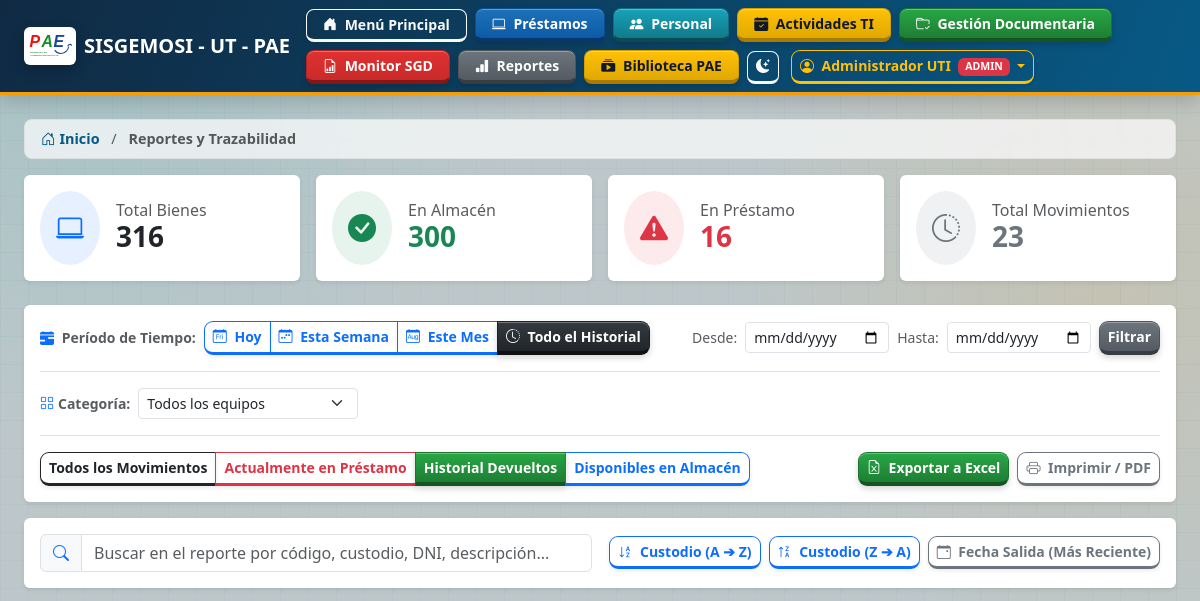
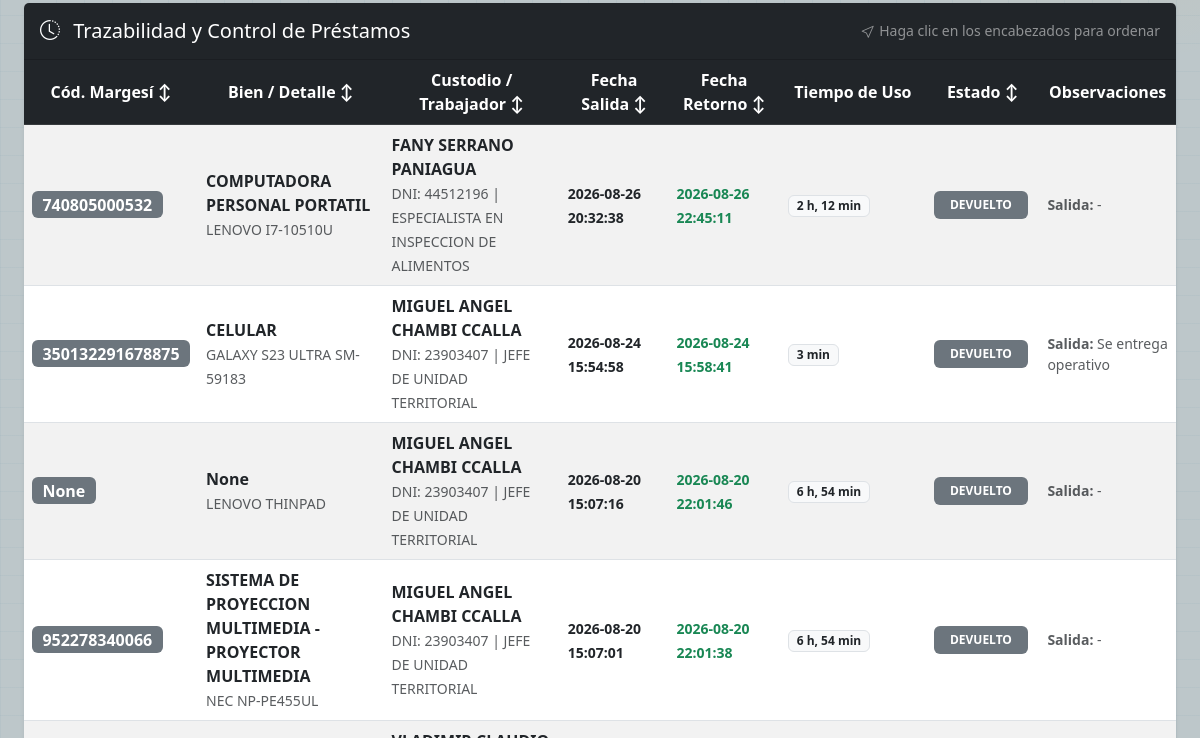
The app's page /reportes?categoria=TODAS&estado=DEVUELTOS&periodo=TODOS&desde=&hasta= (signed in, upper part), older data (2 pictures, top to bottom).
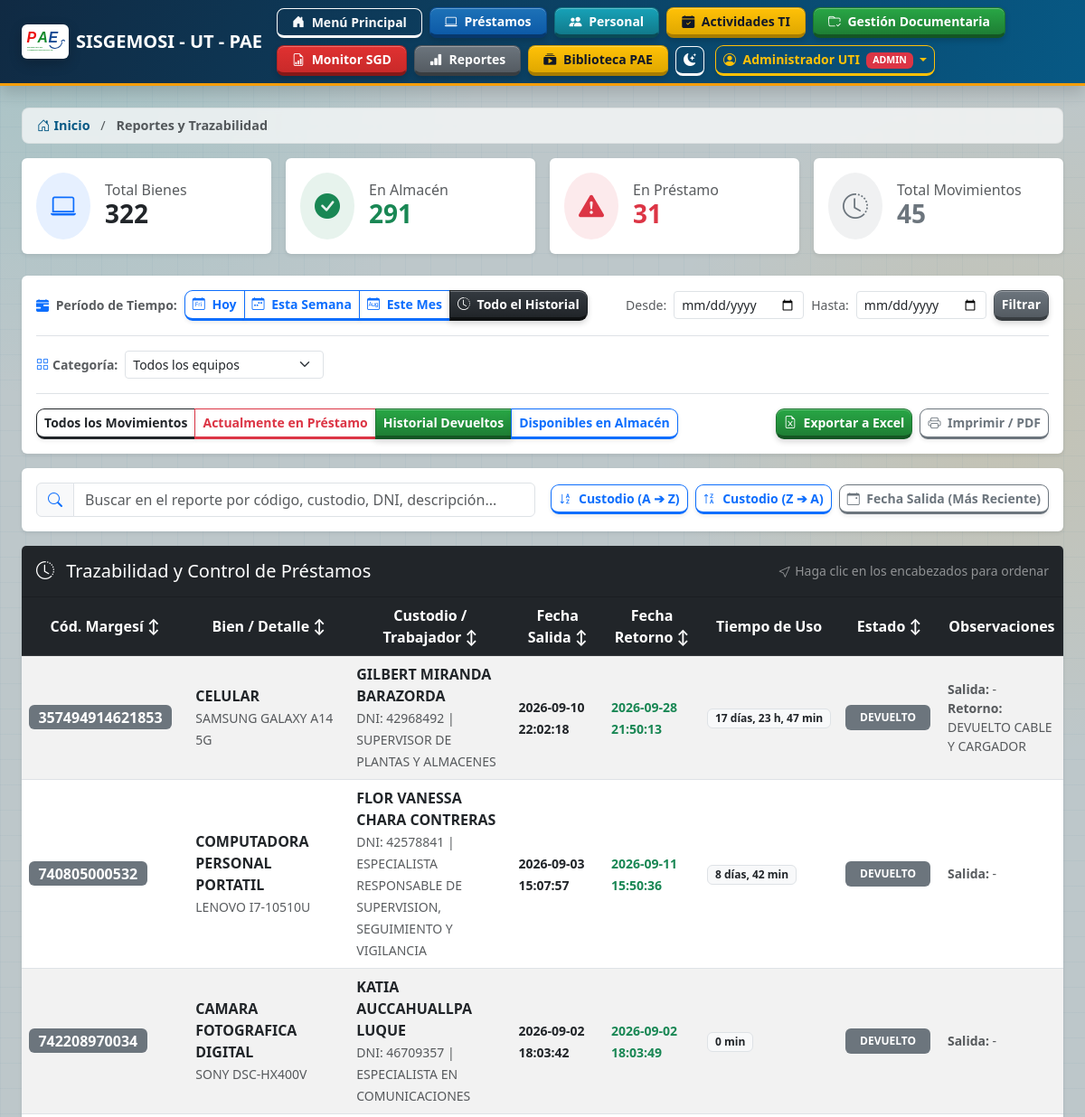
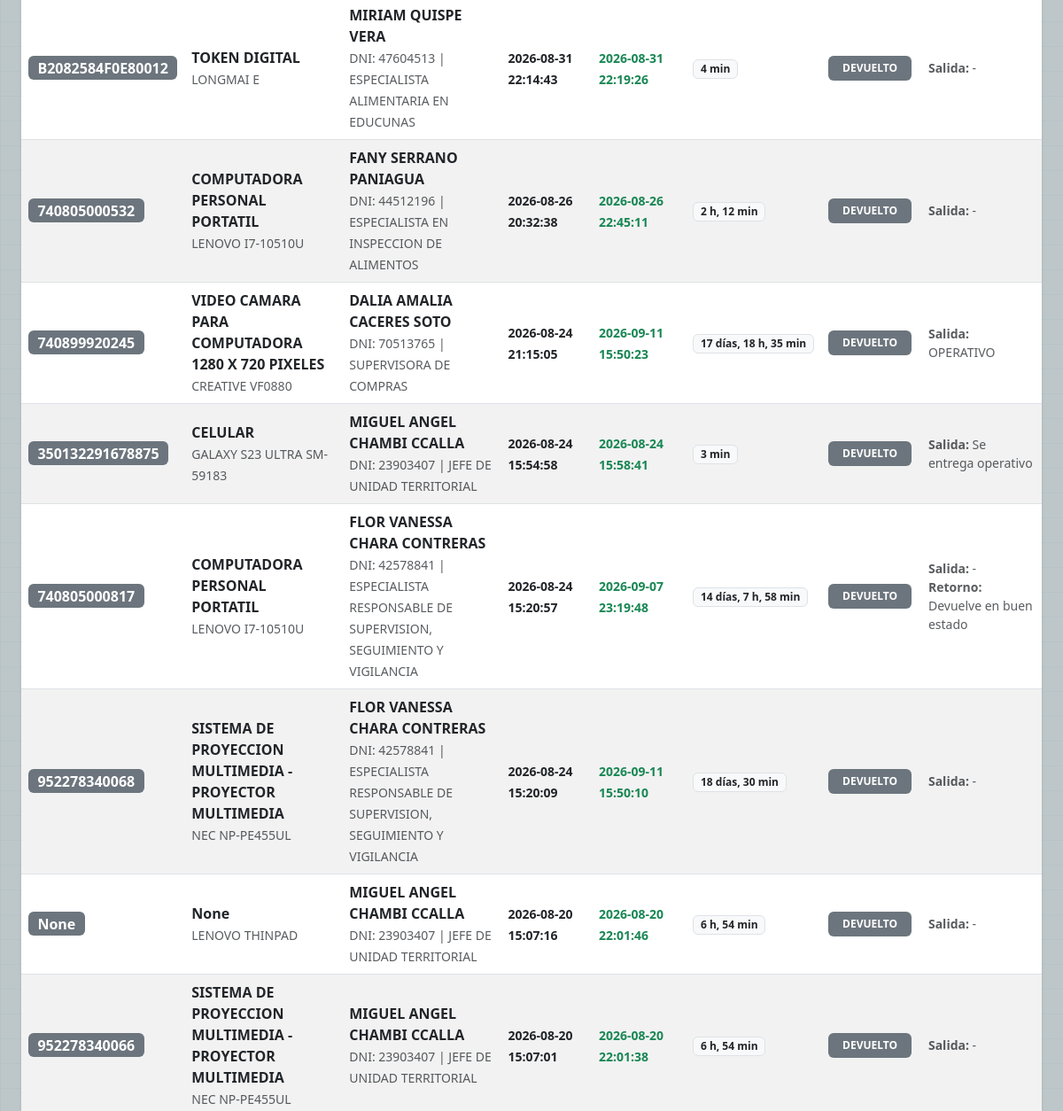
The same page, newer data (2 pictures, top to bottom).
### tables this page shows
CREATE TABLE prestamos (
        id INTEGER PRIMARY KEY AUTOINCREMENT,
        equipo_id INTEGER NOT NULL,
        trabajador_id INTEGER NOT NULL,
        fecha_prestamo DATETIME DEFAULT CURRENT_TIMESTAMP,
        fecha_devolucion DATETIME NULL,
        estado TEXT DEFAULT 'ACTIVO',
        observaciones_entrega TEXT,
        observaciones_devolucion TEXT,
        archivo_acta_entrega TEXT,
        archivo_acta_recepcion TEXT,
        FOREIGN KEY (equipo_id) REFERENCES equipos (id),
        FOREIGN KEY (trabajador_id) REFERENCES trabajadores (id)
    );

CREATE TABLE equipos (
        id INTEGER PRIMARY KEY AUTOINCREMENT,
        codigo_interno TEXT UNIQUE NOT NULL,
        tipo_equipo TEXT NOT NULL,
        marca TEXT,
        modelo TEXT,
        numero_serie TEXT,
        imei_1 TEXT,
        imei_2 TEXT,
        numero_linea TEXT,
        accesorios TEXT,
        estado TEXT DEFAULT 'EN ALMACEN'
    , categoria TEXT DEFAULT 'INFORMATICOS', codigo_margesi TEXT, descripcion TEXT, serie_medidas TEXT, estado_conservacion TEXT DEFAULT 'BUENO', color TEXT, sede TEXT DEFAULT 'ABANCAY', valor_inicial TEXT, valor_neto TEXT, observaciones TEXT, celular_institucional TEXT, nivel_ubicacion TEXT, ambiente_ubicacion TEXT);

CREATE TABLE trabajadores (
        id INTEGER PRIMARY KEY AUTOINCREMENT,
        dni TEXT UNIQUE NOT NULL,
        nombres TEXT,
        apellido_paterno TEXT,
        apellido_materno TEXT,
        cargo TEXT,
        correo_personal TEXT,
        correo_institucional TEXT,
        tipo_contrato TEXT,
        telefono TEXT,
        fecha_nacimiento TEXT
    , celular_institucional TEXT, activo INTEGER NOT NULL DEFAULT 1);

### app.py (the view)
@app.route("/reportes")
@permiso_requerido("reportes", "ver")
@login_required
def ver_reportes():
    filtro_estado = request.args.get("estado", "TODOS")
    categoria = request.args.get("categoria", "TODAS").upper()
    if categoria not in ["TODAS", "MOVILES", "TOKENS", "INFORMATICOS", "MOBILIARIO"]:
        categoria = "TODAS"
    periodo = request.args.get("periodo", "TODOS").upper()
    f_desde = request.args.get("desde", "")
    f_hasta = request.args.get("hasta", "")
    conn = get_db()
    cursor = conn.cursor()
    categoria_where = "" if categoria == "TODAS" else " AND categoria = ?"
    categoria_param = [] if categoria == "TODAS" else [categoria]
    total_equipos = cursor.execute(
        "SELECT COUNT(*) FROM equipos WHERE categoria IN ('MOVILES', 'TOKENS', 'INFORMATICOS', 'MOBILIARIO')" + categoria_where,
        categoria_param
    ).fetchone()[0]
    total_almacen = cursor.execute(
        "SELECT COUNT(*) FROM equipos WHERE estado = 'EN ALMACEN' AND categoria IN ('MOVILES', 'TOKENS', 'INFORMATICOS', 'MOBILIARIO')" + categoria_where,
        categoria_param
    ).fetchone()[0]
    total_prestamo = cursor.execute(
        "SELECT COUNT(*) FROM equipos WHERE estado = 'EN PRESTAMO' AND categoria IN ('MOVILES', 'TOKENS', 'INFORMATICOS', 'MOBILIARIO')" + categoria_where,
        categoria_param
    ).fetchone()[0]
    total_historico_query = "SELECT COUNT(*) FROM prestamos p JOIN equipos e ON p.equipo_id = e.id"
    if categoria != "TODAS":
        total_historico_query += " WHERE e.categoria = ?"
    total_historico = cursor.execute(total_historico_query, categoria_param).fetchone()[0]
    base_query = """
    SELECT
        p.id AS prestamo_id,
        p.fecha_prestamo,
        p.fecha_devolucion,
        p.estado AS estado_prestamo,
        p.observaciones_entrega,
        p.observaciones_devolucion,
        p.archivo_acta_entrega,
        e.codigo_margesi,
        e.categoria,
        e.descripcion,
        e.marca,
        e.modelo,
        e.serie_medidas,
        t.dni AS trabajador_dni,
        (t.nombres || ' ' || t.apellido_paterno || ' ' || t.apellido_materno) AS trabajador_nombre,
        t.cargo AS trabajador_cargo,
        t.telefono AS trabajador_telefono
    FROM prestamos p
    JOIN equipos e ON p.equipo_id = e.id
    JOIN trabajadores t ON p.trabajador_id = t.id
    WHERE 1=1
    """
    params = []
    if categoria != "TODAS":
        base_query += " AND e.categoria = ?"
        params.append(categoria)
    if filtro_estado == "EN_PRESTAMO":
        base_query += " AND p.estado = 'ACTIVO'"
    elif filtro_estado == "DEVUELTOS":
        base_query += " AND p.estado = 'DEVUELTO'"
    if periodo == "HOY":
        base_query += " AND (date(p.fecha_prestamo) = date('now', 'localtime') OR date(p.fecha_devolucion) = date('now', 'localtime'))"
    elif periodo == "SEMANA":
        base_query += " AND (date(p.fecha_prestamo) >= date('now', '-7 days', 'localtime') OR date(p.fecha_devolucion) >= date('now', '-7 days', 'localtime'))"
    elif periodo == "MES":
        base_query += " AND (strftime('%Y-%m', p.fecha_prestamo) = strftime('%Y-%m', 'now', 'localtime') OR strftime('%Y-%m', p.fecha_devolucion) = strftime('%Y-%m', 'now', 'localtime'))"
    elif periodo == "RANGO" and f_desde and f_hasta:
        base_query += " AND date(p.fecha_prestamo) BETWEEN ? AND ?"
        params.extend([f_desde, f_hasta])
    base_query += " ORDER BY p.fecha_prestamo DESC, p.id DESC"
    movimientos = cursor.execute(base_query, params).fetchall()
    equipos_almacen = cursor.execute("""
        SELECT * FROM equipos
        WHERE estado = 'EN ALMACEN' AND categoria IN ('MOVILES', 'TOKENS', 'INFORMATICOS', 'MOBILIARIO')
    """ + categoria_where + " ORDER BY codigo_margesi ASC", categoria_param).fetchall()
    conn.close()
    return render_template("reportes.html",
                           movimientos=movimientos,
                           equipos_almacen=equipos_almacen,
                           filtro_estado=filtro_estado,
                           categoria=categoria,
                           periodo=periodo,
                           f_desde=f_desde,
                           f_hasta=f_hasta,
                           total_equipos=total_equipos,
                           total_almacen=total_almacen,
                           total_prestamo=total_prestamo,
                           total_historico=total_historico)

### app.py (called while the page is built, shortened)
def obtener_token_csrf():
    if "csrf_token" not in session:
        session["csrf_token"] = secrets.token_urlsafe(32)
    return session["csrf_token"]

@app.before_request
def proteger_formularios():
    if request.method != "POST" or request.endpoint in {"static", "login"}:
        return None
    token_formulario = request.form.get("csrf_token", "")
    token_sesion = session.get("csrf_token", "")
    if not token_sesion or not token_formulario or not hmac.compare_digest(token_formulario, token_sesion):
        return "Solicitud no válida.", 400
    return None

@app.after_request
def agregar_cabeceras_seguridad(response):
    response.headers.setdefault("X-Content-Type-Options", "nosniff")
    response.headers.setdefault("X-Frame-Options", "DENY")
    response.headers.setdefault("Referrer-Policy", "strict-origin-when-cross-origin")
    response.headers.setdefault("Permissions-Policy", "camera=(), microphone=(), geolocation=()")
    if PRODUCTION_MODE:
        response.headers.setdefault("Strict-Transport-Security", "max-age=31536000; includeSubDomains")
    return response

def usuario_tiene_permiso(modulo, accion):
    if session.get("rol") == "ADMIN":
        return True

### templates/reportes.html (shortened to what the changed rows need)
{% extends "base.html" %}
{% block content %}
<div class="row g-3 mb-4 no-print">
    <div class="col-md-3">
        <div class="card shadow-sm border-0 bg-white">
            <div class="card-body d-flex align-items-center">
                <div>
                    <h6 class="text-muted mb-0">Total Bienes</h6>
                    <h3 class="fw-bold mb-0">{{ total_equipos }}</h3>
                </div>
            </div>
        </div>
    </div>
    <div class="col-md-3">
        <div class="card shadow-sm border-0 bg-white">
            <div class="card-body d-flex align-items-center">
                <div>
                    <h6 class="text-muted mb-0">En Almacén</h6>
                    <h3 class="fw-bold mb-0 text-success">{{ total_almacen }}</h3>
                </div>
            </div>
        </div>
    </div>
    <div class="col-md-3">
        <div class="card shadow-sm border-0 bg-white">
            <div class="card-body d-flex align-items-center">
                <div>
                    <h6 class="text-muted mb-0">En Préstamo</h6>
                    <h3 class="fw-bold mb-0 text-danger">{{ total_prestamo }}</h3>
                </div>
            </div>
        </div>
    </div>
    <div class="col-md-3">
        <div class="card shadow-sm border-0 bg-white">
            <div class="card-body d-flex align-items-center">
                <div>
                    <h6 class="text-muted mb-0">Total Movimientos</h6>
                    <h3 class="fw-bold mb-0 text-secondary">{{ total_historico }}</h3>
                </div>
            </div>
        </div>
    </div>
</div>
<div class="card shadow-sm border-0">
    <div class="card-body p-0">
        <div class="table-responsive">
            {% if filtro_estado == 'EN_ALMACEN' %}
            <table class="table table-hover table-striped align-middle mb-0">
                <thead class="table-dark">
                    <tr>
                        <th class="sortable-header" onclick="ordenarColumnaReporte(0)" style="width: 12%;"><i class="bi bi-upc-scan me-1"></i>Cód. Margesí <span id="sortRep0">↕</span></th>
                        <th class="sortable-header" onclick="ordenarColumnaReporte(1)" style="width: 14%;"><i class="bi bi-grid me-1"></i>Categoría <span id="sortRep1">↕</span></th>
                        <th class="sortable-header" onclick="ordenarColumnaReporte(2)" style="width: 24%;"><i class="bi bi-card-text me-1"></i>Descripción <span id="sortRep2">↕</span></th>
                        <th class="sortable-header" onclick="ordenarColumnaReporte(3)" style="width: 16%;"><i class="bi bi-tag me-1"></i>Marca / Modelo <span id="sortRep3">↕</span></th>
                        <th class="sortable-header" onclick="ordenarColumnaReporte(4)" style="width: 14%;"><i class="bi bi-hash me-1"></i>N° Serie / Medidas <span id="sortRep4">↕</span></th>
                        <th style="width: 10%;"><i class="bi bi-activity me-1"></i>Estado</th>
                    </tr>
                </thead>
                <tbody id="tbodyReportes">
                    {% for eq in equipos_almacen %}
                    <tr>
                        <td><span class="badge bg-secondary fs-6">{{ eq.codigo_margesi }}</span></td>
                        <td><span class="badge bg-primary bg-opacity-10 text-primary">{{ eq.categoria }}</span></td>
                        <td class="fw-bold">{{ eq.descripcion }}</td>
                        <td>{{ eq.marca }} {{ eq.modelo }}</td>
                        <td><small class="fw-bold">{{ eq.serie_medidas or '-' }}</small></td>
                        <td><span class="badge badge-almacen text-white px-3 py-2">EN ALMACÉN</span></td>
                    </tr>
                    {% endfor %}
                </tbody>
            </table>
            {% else %}
            <table class="table table-hover table-striped align-middle mb-0">
                <thead class="table-dark">
                    <tr>
                        <th class="sortable-header" onclick="ordenarColumnaReporte(0)" style="width: 10%;">Cód. Margesí <span id="sortRep0">↕</span></th>
                        <th class="sortable-header" onclick="ordenarColumnaReporte(1)" style="width: 18%;">Bien / Detalle <span id="sortRep1">↕</span></th>
                        <th class="sortable-header" onclick="ordenarColumnaReporte(2)" style="width: 18%;">Custodio / Trabajador <span id="sortRep2">↕</span></th>
                        <th class="sortable-header" onclick="ordenarColumnaReporte(3)" style="width: 11%;">Fecha Salida <span id="sortRep3">↕</span></th>
                        <th class="sortable-header" onclick="ordenarColumnaReporte(4)" style="width: 11%;">Fecha Retorno <span id="sortRep4">↕</span></th>
                        <th style="width: 10%;">Tiempo de Uso</th>
                        <th class="sortable-header" onclick="ordenarColumnaReporte(6)" style="width: 10%;">Estado <span id="sortRep6">↕</span></th>
                        <th style="width: 12%;">Observaciones</th>
                    </tr>
                </thead>
                <tbody id="tbodyReportes">
                    {% for m in movimientos %}
                    <tr>
                        <td><span class="badge bg-secondary fs-6">{{ m.codigo_margesi }}</span></td>
                        <td>
                            <div class="fw-bold">{{ m.descripcion }}</div>
                            <small class="text-muted">{{ m.marca }} {{ m.modelo }}</small>
                        </td>
                        <td>
                            <div class="fw-bold">{{ m.trabajador_nombre }}</div>
                            <small class="text-muted">DNI: {{ m.trabajador_dni }} | {{ m.trabajador_cargo }}</small>
                        </td>
                        <td><small class="fw-bold text-dark">{{ m.fecha_prestamo }}</small></td>
                        <td>
                            {% if m.fecha_devolucion %}
                                <small class="text-success fw-bold">{{ m.fecha_devolucion }}</small>
                            {% else %}
                                <span class="badge bg-warning text-dark">En Custodia</span>
                            {% endif %}
                        </td>
                        <td>
                            <span class="badge bg-light text-dark border">{{ calcular_duracion(m.fecha_prestamo, m.fecha_devolucion) }}</span>
                        </td>
                        <td>
                            {% if m.estado_prestamo == 'ACTIVO' %}
                                <span class="badge badge-prestamo text-white px-3 py-2">EN PRÉSTAMO</span>
                            {% else %}
                                <span class="badge bg-secondary text-white px-3 py-2">DEVUELTO</span>
                            {% endif %}
                        </td>
                        <td>
                            <small class="d-block text-muted"><strong>Salida:</strong> {{ m.observaciones_entrega or '-' }}</small>
                            {% if m.observaciones_devolucion %}
                            <small class="d-block text-muted"><strong>Retorno:</strong> {{ m.observaciones_devolucion }}</small>
                            {% endif %}
                        </td>
                    </tr>
                    {% endfor %}
                </tbody>
            </table>
            {% endif %}
        </div>
    </div>
</div>
{% endblock %}

Row changes from the older to the newer data that the page shows:
added prestamos: codigo_margesi "357494914621853", descripcion "CELULAR", marca "SAMSUNG", modelo "GALAXY A14 5G", trabajador_nombre "GILBERT MIRANDA BARAZORDA", trabajador_dni "42968492", trabajador_cargo "SUPERVISOR DE PLANTAS Y ALMACENES", fecha_prestamo "2026-09-10 22:02:18", fecha_devolucion "2026-09-28 21:50:13", fecha_prestamo+fecha_devolucion "17 días, 23 h, 47 min", estado "DEVUELTO", observaciones_entrega "-", observaciones_devolucion "DEVUELTO CABLE Y CARGADOR"
added prestamos: codigo_margesi "740805000532", descripcion "COMPUTADORA PERSONAL PORTATIL", marca "LENOVO", modelo "I7-10510U", trabajador_nombre "FLOR VANESSA CHARA CONTRERAS", trabajador_dni "42578841", trabajador_cargo "ESPECIALISTA RESPONSABLE DE SUPERVISION, SEGUIMIENTO Y VIGILANCIA", fecha_prestamo "2026-09-03 15:07:57", fecha_devolucion "2026-09-11 15:50:36", fecha_prestamo+fecha_devolucion "8 días, 42 min", estado "DEVUELTO", observaciones_entrega "-"
added prestamos: codigo_margesi "742208970034", descripcion "CAMARA FOTOGRAFICA DIGITAL", marca "SONY", modelo "DSC-HX400V", trabajador_nombre "KATIA AUCCAHUALLPA LUQUE", trabajador_dni "46709357", trabajador_cargo "ESPECIALISTA EN COMUNICACIONES", fecha_prestamo "2026-09-02 18:03:42", fecha_devolucion "2026-09-02 18:03:49", fecha_prestamo+fecha_devolucion "0 min", estado "DEVUELTO", observaciones_entrega "-"
added prestamos: codigo_margesi "B2082584F0E80012", descripcion "TOKEN DIGITAL", marca "LONGMAI", modelo "E", trabajador_nombre "MIRIAM QUISPE VERA", trabajador_dni "47604513", trabajador_cargo "ESPECIALISTA ALIMENTARIA EN EDUCUNAS", fecha_prestamo "2026-08-31 22:14:43", fecha_devolucion "2026-08-31 22:19:26", fecha_prestamo+fecha_devolucion "4 min", estado "DEVUELTO", observaciones_entrega "-"
now on this page (row edited): prestamos: codigo_margesi "740899920245", descripcion "VIDEO CAMARA PARA COMPUTADORA 1280 X 720 PIXELES", marca "CREATIVE", modelo "VF0880", trabajador_nombre "DALIA AMALIA CACERES SOTO", trabajador_dni "70513765", trabajador_cargo "SUPERVISORA DE COMPRAS", fecha_prestamo "2026-08-24 21:15:05", fecha_devolucion "2026-09-11 15:50:23", fecha_prestamo+fecha_devolucion "17 días, 18 h, 35 min", estado "DEVUELTO", observaciones_entrega "OPERATIVO"
now on this page (row edited): prestamos: codigo_margesi "740805000817", descripcion "COMPUTADORA PERSONAL PORTATIL", marca "LENOVO", modelo "I7-10510U", trabajador_nombre "FLOR VANESSA CHARA CONTRERAS", trabajador_dni "42578841", trabajador_cargo "ESPECIALISTA RESPONSABLE DE SUPERVISION, SEGUIMIENTO Y VIGILANCIA", fecha_prestamo "2026-08-24 15:20:57", fecha_devolucion "2026-09-07 23:19:48", fecha_prestamo+fecha_devolucion "14 días, 7 h, 58 min", estado "DEVUELTO", observaciones_entrega "-", observaciones_devolucion "Devuelve en buen estado"
now on this page (row edited): prestamos: codigo_margesi "952278340068", descripcion "SISTEMA DE PROYECCION MULTIMEDIA - PROYECTOR MULTIMEDIA", marca "NEC", modelo "NP-PE455UL", trabajador_nombre "FLOR VANESSA CHARA CONTRERAS", trabajador_dni "42578841", trabajador_cargo "ESPECIALISTA RESPONSABLE DE SUPERVISION, SEGUIMIENTO Y VIGILANCIA", fecha_prestamo "2026-08-24 15:20:09", fecha_devolucion "2026-09-11 15:50:10", fecha_prestamo+fecha_devolucion "18 días, 30 min", estado "DEVUELTO", observaciones_entrega "-"
Text that changed along with them:
{{ total_equipos }}: "316" → "322"
{{ total_almacen }}: "300" → "291"
{{ total_prestamo }}: "16" → "31"
{{ total_historico }}: "23" → "45"
